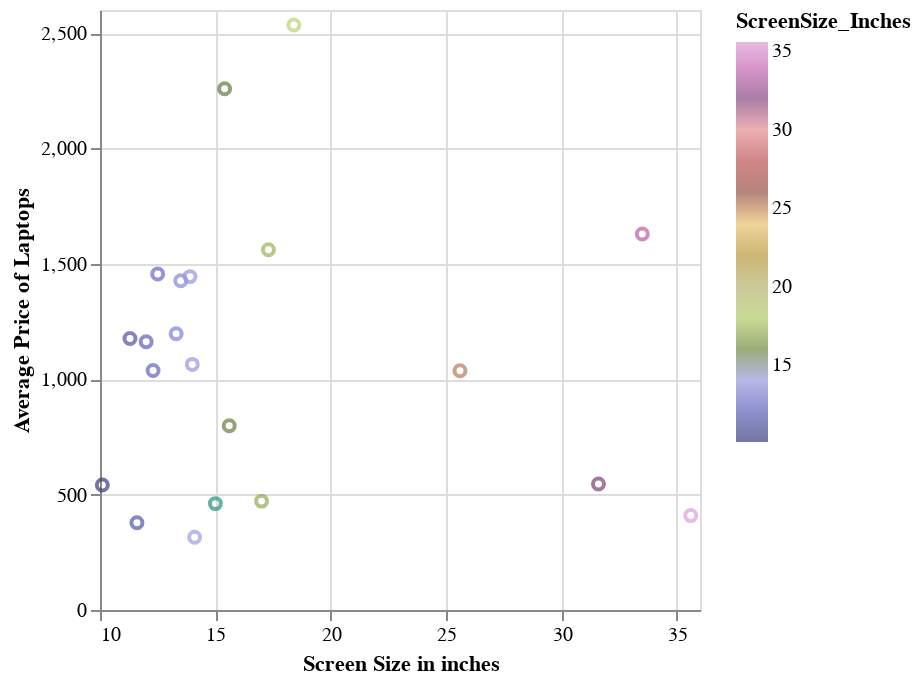

The code cell stored with this chart in its notebook:
### Code cell
laptop_screen_size_avg_price = (
    laptop_train.groupby(["ScreenSize_Inches"])
        .mean(["Price_CAD"])
        .reset_index()
        .rename(columns = {"Price_CAD" : "Average Price"})
)

laptop_screen_size_plot = alt.Chart(laptop_screen_size_avg_price).mark_point().encode(
    x=alt.X("ScreenSize_Inches")
        .title("Screen Size in inches").scale(zero=False),
    y=alt.Y("Average Price")
        .title("Average Price of Laptops"),
    color=alt.Color("ScreenSize_Inches")
            .scale(scheme="category20b")
)
laptop_screen_size_plot

### Figure 1 — Vega-Lite specification as saved in the notebook (floating-point values rounded to 4 significant figures)
{"config": {"view": {"continuousWidth": 300, "continuousHeight": 300}}, "data": {"name": "data-dd1c1b8644fe7c06ae2375a80de75ad5"}, "mark": {"type": "point"}, "encoding": {"color": {"field": "ScreenSize_Inches", "scale": {"scheme": "category20b"}, "type": "quantitative"}, "x": {"field": "ScreenSize_Inches", "scale": {"zero": false}, "title": "Screen Size in inches", "type": "quantitative"}, "y": {"field": "Average Price", "title": "Average Price of Laptops", "type": "quantitative"}}, "$schema": "https://vega.github.io/schema/vega-lite/v5.15.1.json", "datasets": {"data-dd1c1b8644fe7c06ae2375a80de75ad5": [{"ScreenSize_Inches": 10.1, "Memory_GB": 4.0, "Storage": 64.0, "Weight_Kg": 0.69, "Average Price": 541.3}, {"ScreenSize_Inches": 11.3, "Memory_GB": 8.0, "Storage": 256.0, "Weight_Kg": 1.1, "Average Price": 1177.0}, {"ScreenSize_Inches": 11.6, "Memory_GB": 3.81, "Storage": 75.43, "Weight_Kg": 1.29, "Average Price": 378.0}, {"ScreenSize_Inches": 12.0, "Memory_GB": 8.0, "Storage": 409.6, "Weight_Kg": 0.92, "Average Price": 1162.0}, {"ScreenSize_Inches": 12.3, "Memory_GB": 8.5, "Storage": 184.0, "Weight_Kg": 1.188, "Average Price": 1038.0}, {"ScreenSize_Inches": 12.5, "Memory_GB": 8.429, "Storage": 322.3, "Weight_Kg": 1.294, "Average Price": 1456.0}, {"ScreenSize_Inches": 13.3, "Memory_GB": 8.643, "Storage": 289.0, "Weight_Kg": 1.334, "Average Price": 1197.0}, {"ScreenSize_Inches": 13.5, "Memory_GB": 8.0, "Storage": 256.0, "Weight_Kg": 1.252, "Average Price": 1427.0}, {"ScreenSize_Inches": 13.9, "Memory_GB": 9.6, "Storage": 358.4, "Weight_Kg": 1.386, "Average Price": 1445.0}, {"ScreenSize_Inches": 14.0, "Memory_GB": 7.197, "Storage": 255.1, "Weight_Kg": 1.683, "Average Price": 1064.0}, {"ScreenSize_Inches": 14.1, "Memory_GB": 4.0, "Storage": 32.0, "Weight_Kg": 1.65, "Average Price": 315.2}, {"ScreenSize_Inches": 15.0, "Memory_GB": 4.0, "Storage": 500.0, "Weight_Kg": 2.08, "Average Price": 461.0}, {"ScreenSize_Inches": 15.4, "Memory_GB": 16.0, "Storage": 384.0, "Weight_Kg": 1.883, "Average Price": 2259.0}, {"ScreenSize_Inches": 15.6, "Memory_GB": 7.531, "Storage": 200.7, "Weight_Kg": 2.233, "Average Price": 798.3}, {"ScreenSize_Inches": 17.0, "Memory_GB": 8.0, "Storage": 1.0, "Weight_Kg": 2.6, "Average Price": 471.8}, {"ScreenSize_Inches": 17.3, "Memory_GB": 12.97, "Storage": 196.2, "Weight_Kg": 3.242, "Average Price": 1561.0}, {"ScreenSize_Inches": 18.4, "Memory_GB": 32.0, "Storage": 512.0, "Weight_Kg": 4.4, "Average Price": 2535.0}, {"ScreenSize_Inches": 25.6, "Memory_GB": 8.0, "Storage": 256.0, "Weight_Kg": 2.1, "Average Price": 1037.0}, {"ScreenSize_Inches": 31.6, "Memory_GB": 4.0, "Storage": 128.0, "Weight_Kg": 1.39, "Average Price": 546.2}, {"ScreenSize_Inches": 33.5, "Memory_GB": 8.0, "Storage": 256.0, "Weight_Kg": 1.25, "Average Price": 1629.0}, {"ScreenSize_Inches": 35.6, "Memory_GB": 5.333, "Storage": 209.7, "Weight_Kg": 2.233, "Average Price": 409.1}]}}
